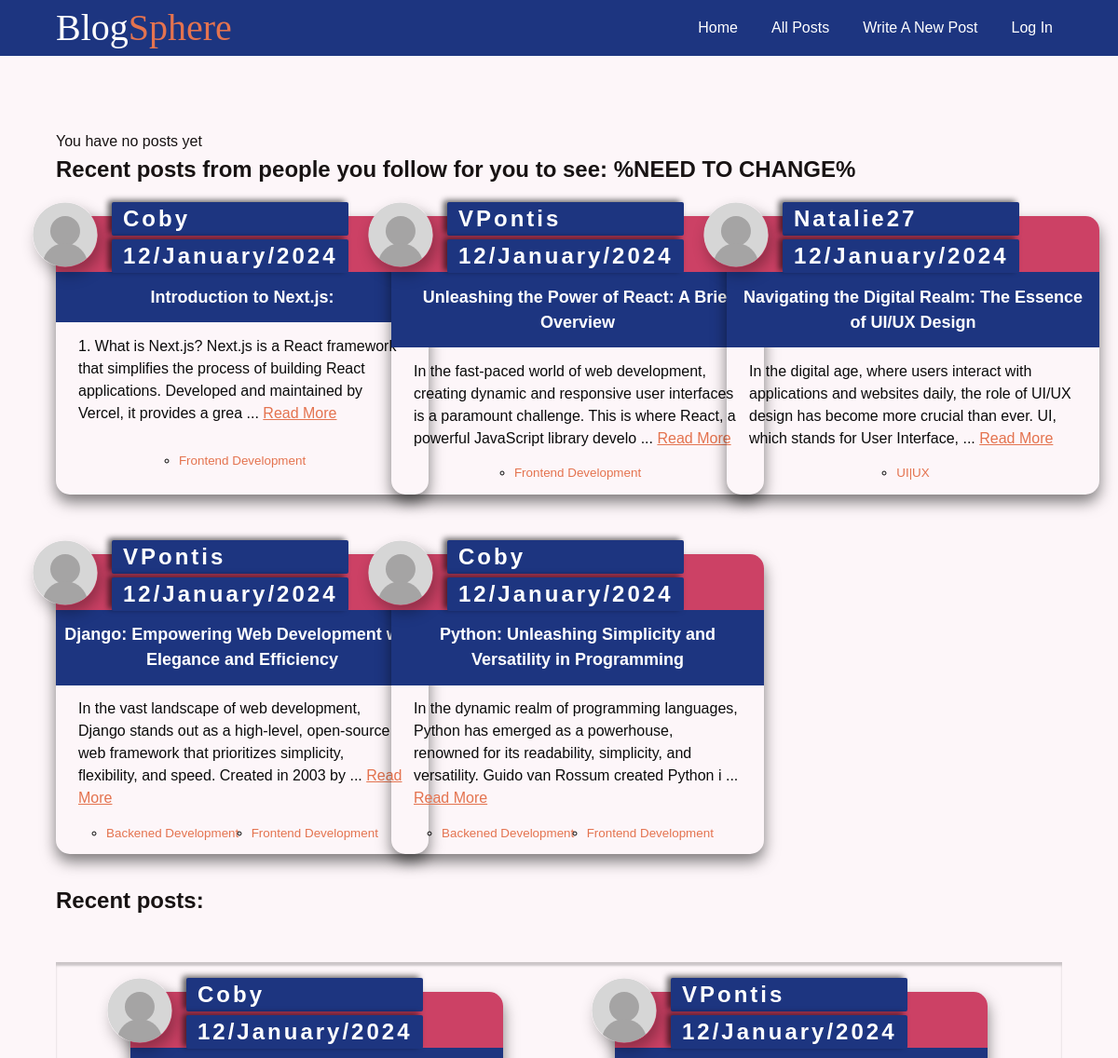
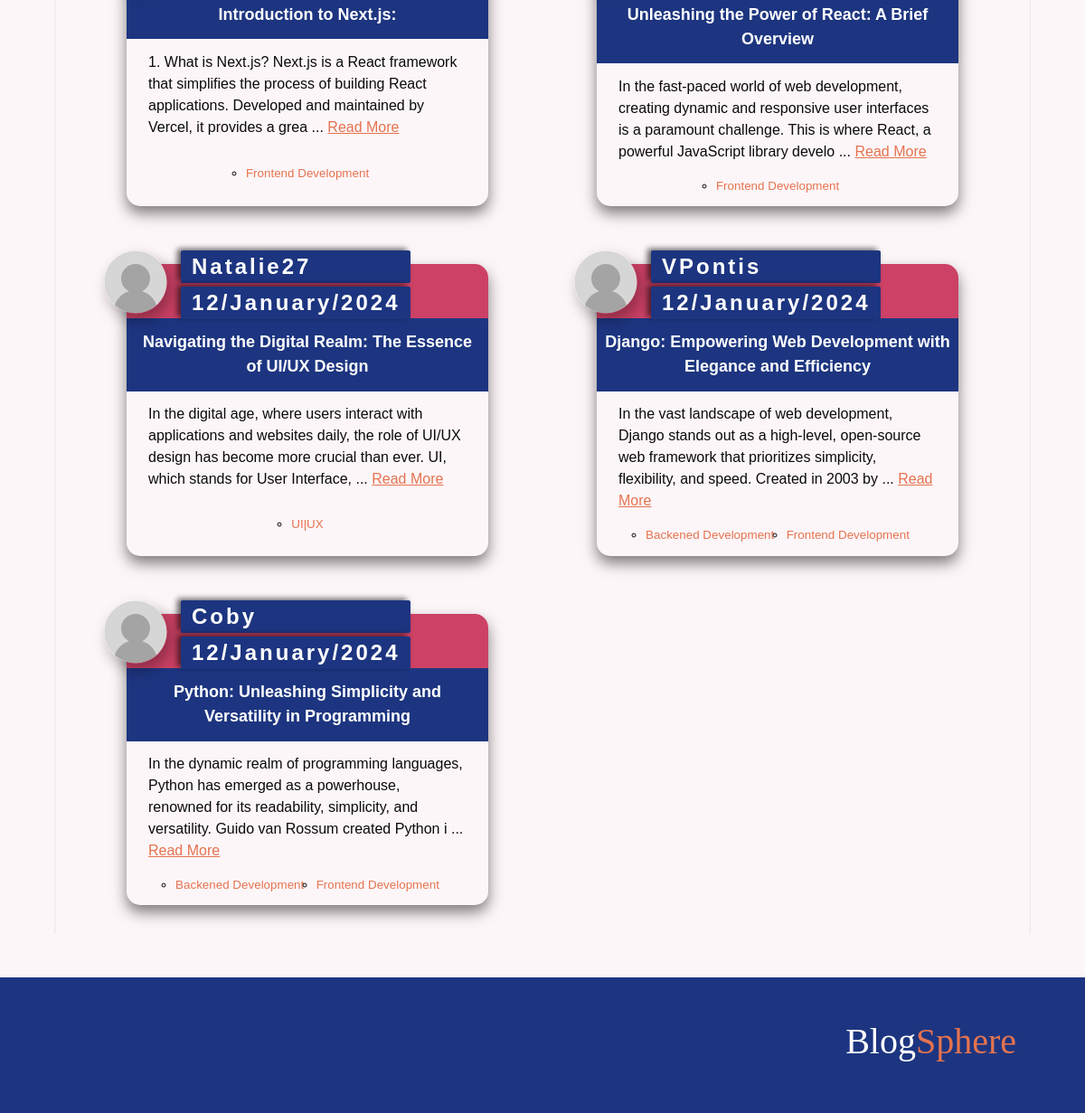
Before: / with the older database file (2 pictures, top to bottom).
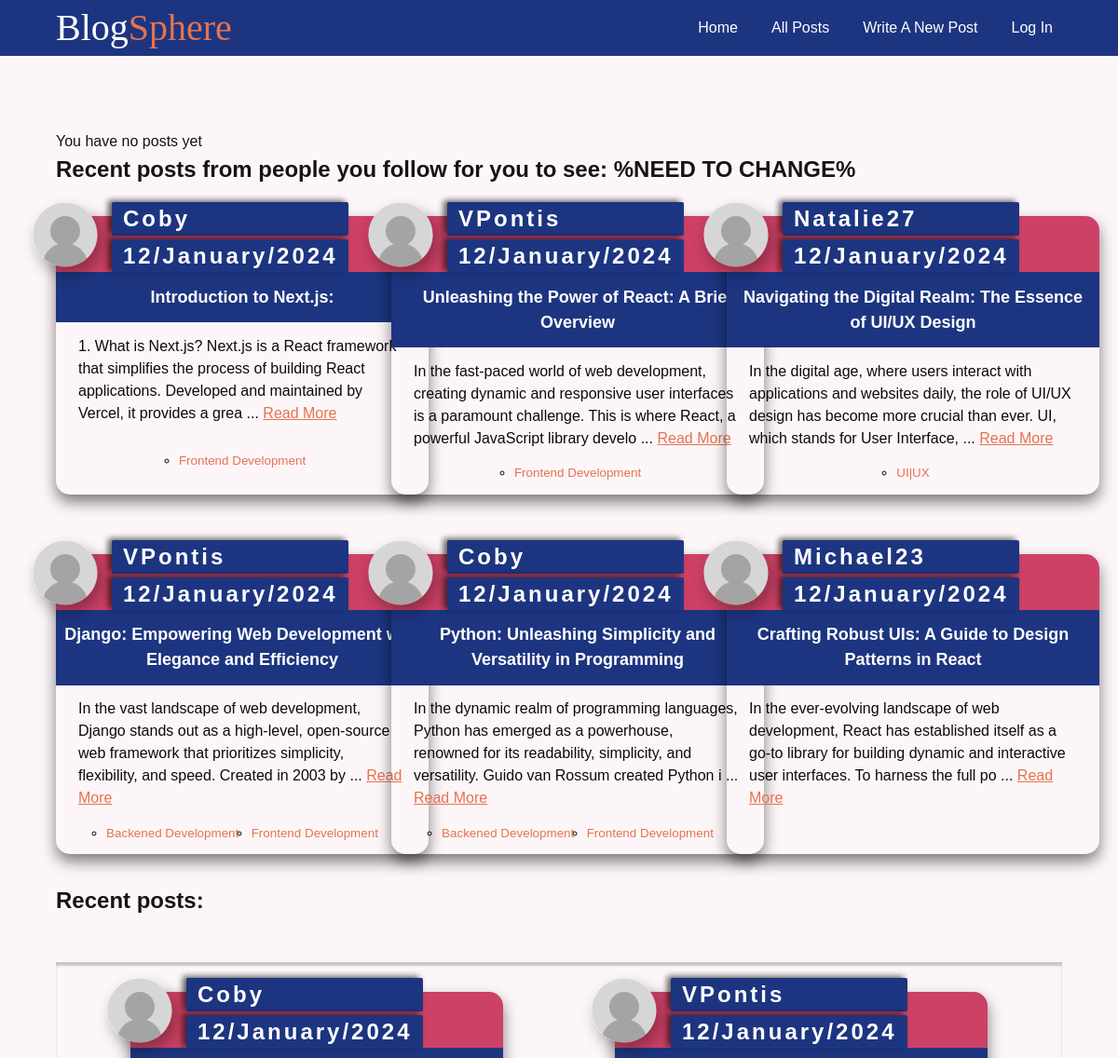
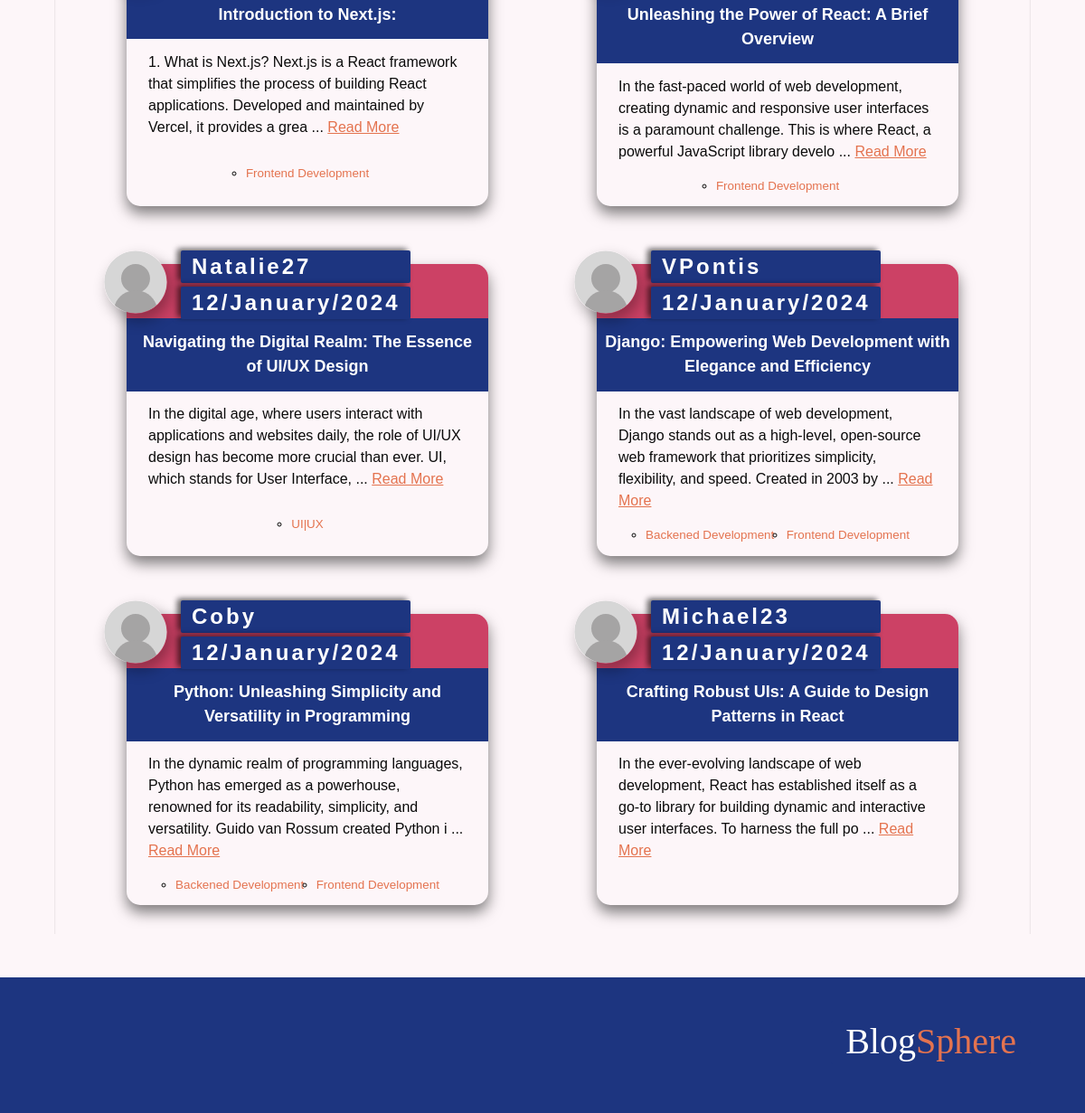
After: the same page with the newer database file (2 pictures, top to bottom).
### blog/models.py (models this page shows, shortened)
class Navigation(models.Model):
    text= models.CharField(max_length=100)
    destination= models.CharField(max_length=100)

class Post(models.Model):
    title = models.CharField(max_length=100)
    author = models.ForeignKey(User,  on_delete=models.CASCADE)
    body = models.TextField()
    created_at = models.DateField(auto_now=True)
    tags = models.ManyToManyField(Tag)
    slug = models.SlugField(unique=True, editable= False, blank= True, db_index=True, default='')

class Tag(models.Model):
    name = models.CharField(max_length=100)
    def __str__(self):
        return f'{self.name}'

### blog/views.py (the view)
# urls.py: path('', views.home, name='home' ),
def home(request):
   user =  request.user.username
   posts = Post.objects
   all_posts = posts.all()
   users_posts = posts.filter(author__username=user)
   not_users_posts = posts.exclude(author__username = user)
   follower_posts = None;
   context = {
      'posts': all_posts,
      'all_posts': all_posts,
      'users_posts': users_posts,
      'not_users_posts': not_users_posts,
      'followers_posts': follower_posts
   }
   return render(request, 'blog/index.html', context)

### blog/context_processors.py (called while the page is built)
def render_Nav_processor(request):
  if request.user.is_authenticated:
    navigation_links = Navigation.objects.exclude(destination = 'login')
  else:
    navigation_links = Navigation.objects.exclude(destination = 'logout')
  return  {
        'nav_links': navigation_links
    }

### blog/templates/blog/index.html (shortened to what this page needs)
{% extends "../layout.html" %}
{% load static%}
{% block style %}
<link rel="stylesheet" href="{% static 'index.css' %}">
<link rel="stylesheet" href="{% static 'article.css' %}">
{% endblock  %}
    {% block content%}
   <section  id="welcome">
    {% if users_posts %}
    <h2>These are your latest blogs</h2>
    <ul class="latest_blogs blogs">
        {% for post in users_posts %}
        {% include "components/article.html" %}
        {% endfor %}
    </ul>
    {% else %}
        <p>You have no posts yet </p>
    {% endif %}
   </section>
   <section>
    {% if not_users_posts %}  {% comment "" %} follower_posts{% endcomment %}
    <h2>Recent posts from people you follow for you to see: %NEED TO CHANGE%</h2>
    <ul class=" blogs">
        {% for post in not_users_posts %}
        {% include "components/article.html" %}
        {% endfor %}
    </ul>
   </section>
   <section>
    {% if user.username %}
        <h2>Recent posts for you to read:</h2>
    {% else %}
        <h2>Recent posts:</h2>
    {% endif %}
    <ul class="latest_blogs blogs">
        {% for post in not_users_posts  %}
        {% include "components/article.html" %}
        {% endfor %}
    </ul>
   </section>
   {% endif %}
    {% endblock %}

### templates/components/header.html (shortened to what this page needs)
{% load static%}
{% block style %}
<link rel="stylesheet" href="{% static "header.css"%}">
{% endblock  %}
<header >
    <div class="container header">
      <div>
       <span class="logo">Blog<span class="brand-accent">Sphere
    </div><nav >
    <ul class="nav">
     {% for link in nav_links %}
       <li>
        <a href="{% url link.destination %}">{{ link.text | title }}</a>
       </li>
       {% endfor %}
    </ul>
</nav>
</div>
</header>

### templates/components/article.html (shortened to what this page needs)
{% load static %}
<li class="post ">
    <header class="author">
        {% if post.author != request.user %}
         <a href="{% url 'user-profile' username=post.author tab='informations' %}">
            {% else %}
            <a href="{% url 'editProfile' %}">
       {% endif %}
            {% if post.author.profile_pic %}
    <img src="{{ post.author.profile_pic.url }}" alt="Profile Picture">
{% else %}
            <img class="no-picture" src="{% static 'images/no-profile-picture.svg' %}" alt="">
            {% endif%}
        </a>
            <div class="author-post__details">
                    <span class="author-post__details-name">{{post.author.username}}</span> </a>
                    <span class="author-post__details-date">{{post.created_at|date:"d/F/Y"}}</span></div>
                </header>
                <a href="{% url 'post' post.slug %}">
        <div class="title-container">
            <h3 class="post-title">{{ post.title }}</h3>
        </div>
        <div class="content">
            <p class="post-content">
                {{ post.body|slice:":175" }}
                {% if post.body|length > 175 %}
                ... <a class="read_more" href="#">Read More</a>
                {% endif %}
            </p>
        </a>
            <div class="row">
                <ul class="tags">
                    {% for tag in post.tags.all %}
                        <li><a href="{% url 'posts'%}?tag={{tag}} " class="tag"> {{tag}}</a></li>
                    {% endfor %}
                </ul>
            </div>
    </li>

Changed rows visible on the page:
added Post: author.username "Michael23", created_at "12/January/2024", title "Crafting Robust UIs: A Guide to Design Patterns in React", body "In the ever-evolving landscape of web development, React has established itself as a go-to library for building dynamic and interactive user interfaces. To harness the full po", shows "Read More"
